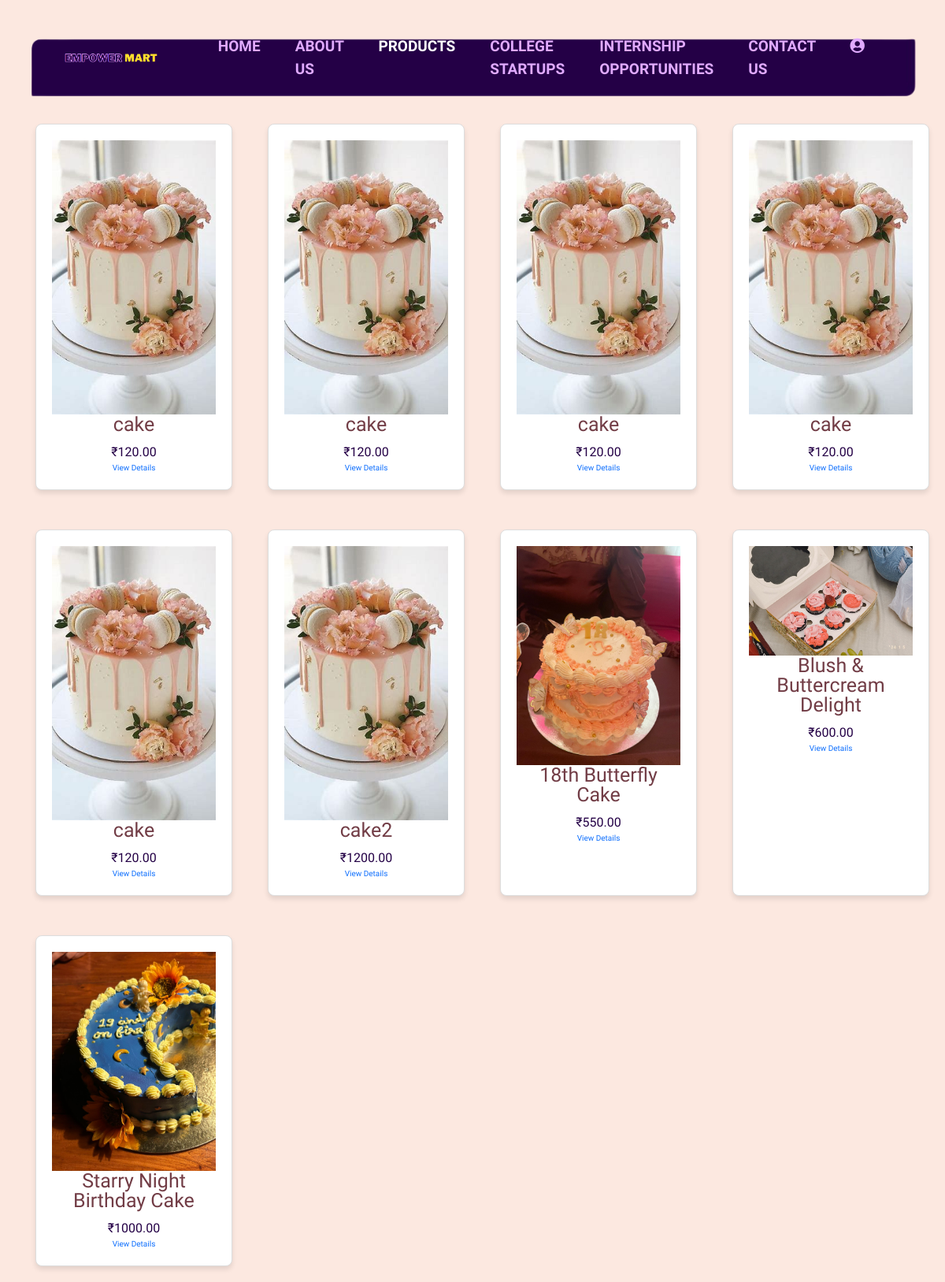
Before: /product/ (signed in) with the older database file.
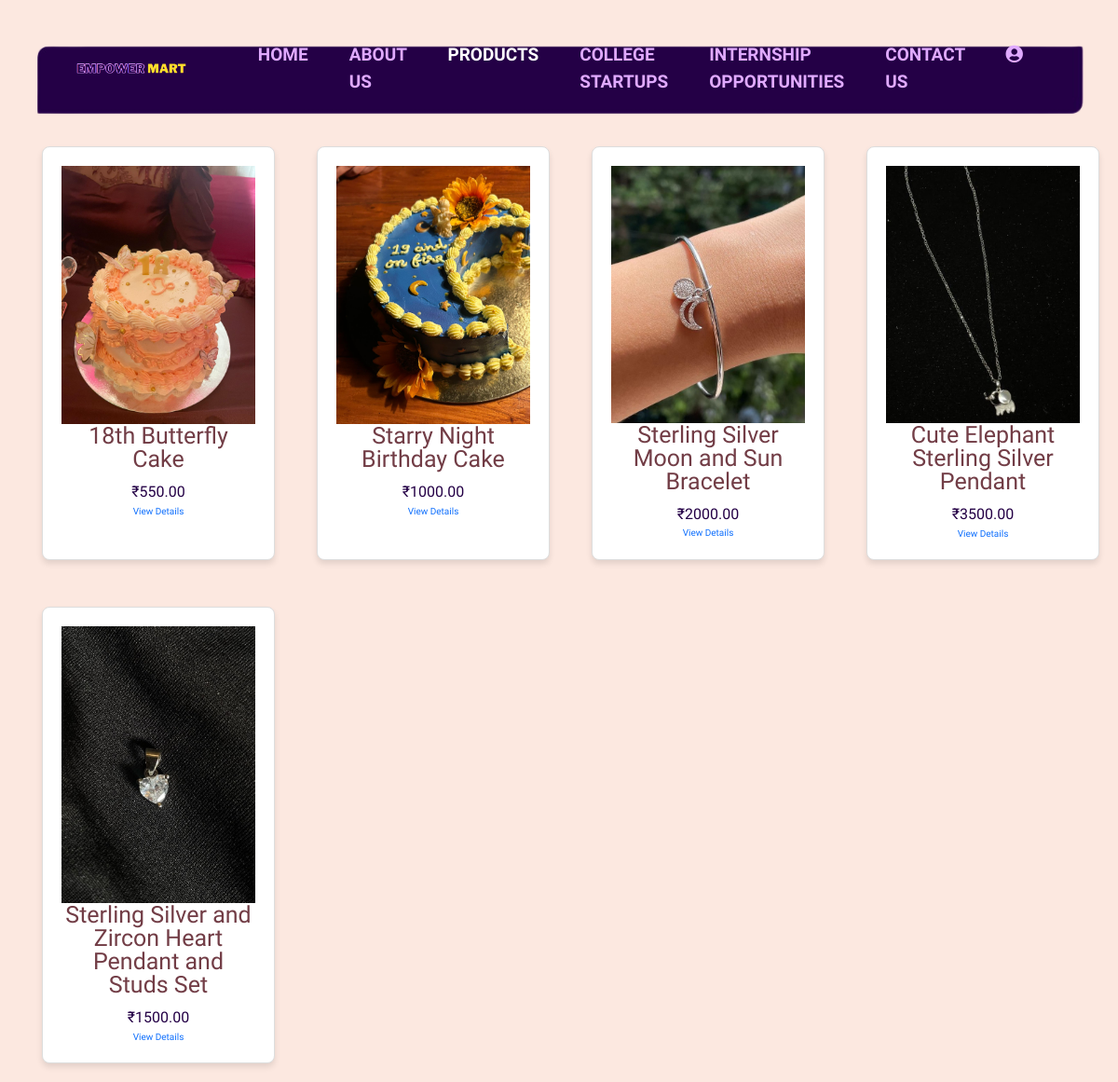
After: the same page with the newer database file.
### home/models.py (models this page shows, shortened)
class Product(models.Model):
    Product_Id = models.AutoField(primary_key=True)
    Product_name = models.CharField(max_length=200)
    Price_per_unit = models.DecimalField(max_digits=10, decimal_places=2, null=True, blank=True)
    Product_Description = models.TextField()
    Product_Image = models.ImageField(upload_to='products/')
    business_name = models.ForeignKey('user', on_delete=models.CASCADE)  # Foreign key to the user model

### home/views.py (the view)
# urls.py: path('product/', views.product_list, name='product_list'),
@login_required
def product_list(request):
    products = Product.objects.all()
    return render(request, 'product.html', {'products': products})

### templates/product.html (shortened to what this page needs)
<!DOCTYPE html>
{% load static %}
<html lang="en">
<head>
    <link rel="stylesheet" href="{% static 'css/lightbox.css' %}">
    <link href="https://cdn.jsdelivr.net/npm/bootstrap@5.1.3/dist/css/bootstrap.min.css" rel="stylesheet">
    <link rel="stylesheet" href="https://cdnjs.cloudflare.com/ajax/libs/font-awesome/5.15.4/css/all.min.css" />
    <link rel="stylesheet" type="text/css" href="{% static 'css/style.css' %}">
    <link rel="stylesheet" href="{% static 'css/responsive-style.css' %}">
</head>
<body>
  <header id="full-nav">
    <div class="header">
        <nav class="navbar navbar-expand-lg">
            <a class="navbar-brand" href="#">
                <img src="{% static 'images/logo1.png' %}" alt="Logo" class='logo'>
            </a>
            <div class="collapse navbar-collapse" id="navbarNav">
                <ul class="navbar-nav mx-auto">
                    <li class="nav-item">
                        <a class="nav-link" aria-current="page" href="{% url 'home' %}">Home</a>
                    </li>
                    <li class="nav-item">
                        <a class="nav-link" href="{% url 'about' %}">About Us</a>
                    </li>
                    <li class="nav-item">
                        <a class="nav-link  active" href="#">Products</a>
                    </li>
                    <li class="nav-item">
                        <a class="nav-link" href="{% url 'startup' %}">College Startups</a>
                    </li>
                    <li class="nav-item">
                        <a class="nav-link" href="{% url 'internship' %}">Internship Opportunities</a>
                    </li>
                    <li class="nav-item">
                        <a class="nav-link" href="https://docs.google.com/forms/d/e/1FAIpQLSemODBRhASNpFRlV64wCOltSxSLDR_WBGUQKw6XmJerUi9uJQ/viewform?usp=sf_link">Contact Us</a>
                    </li>
                    <li class="nav-item">
                        <a class="nav-link" href="{% url 'login' %}" title="Login">
                            <i class="fas fa-user-circle"></i>
                        </a>
                    </li>
                </ul>
            </div>
        </nav>
    </div>
  </header>
  <body class="product_page">
    <div class="product-grid">
        {% if products %}
            {% for product in products %}
                <div class="product-card" onclick="window.location.href='{% url 'product_detail' product.Product_Id %}'">
                    <img src="{{ product.Product_Image.url }}" alt="{{ product.Product_name }}" class="product-image">
                    <div class="product-info">
                        <h4>{{ product.Product_name }}</h4>
                        <p>₹{{ product.Price_per_unit }}</p>
                        <a href="{% url 'product_detail' id=product.Product_Id %}">View Details</a>
                    </div>
                </div>
            {% empty %}
                <p>No products available at the moment.</p>
            {% endfor %}
        {% else %}
            <p>No products available at the moment.</p>
        {% endif %}
    </div>
</body>
</body>
</html>

### static/css/style.css (style rules this page uses)
*, *::before, *::after { -webkit-box-sizing: border-box; -moz-box-sizing: border-box; box-sizing: border-box; margin: 0; padding: 0; text-decoration: none; outline: none; }
:root { --bg-white: #fff; --primary-text: #240046; --secondary-color: #e0aaff; --primary-font: 'Barlow Condensed', sans-serif; --secondary-font: 'Roboto', sans-serif; --text-white: #ffffff; }
body, html { color: var(--primary-text); font-size: 10px; font-weight: 400; font-family: var(--primary-font); scroll-behavior: smooth; line-height: 1.5; overflow-x: hidden; overflow-y: auto; }
h1, h2, h3, h4, h5, h6, p { margin: 0; }
h4 { font-size: 2.5rem; font-weight: 450; line-height: 1; color:#723d46; }
p { font-size: 1.6rem; line-height: 1.6; margin-top: 1rem; color: var(--primary-text); font-family: var(--secondary-font); }
embed, iframe, img, object { max-width: 100%; height:auto; }
ul { margin: 0; padding: 0; list-style: none; }
a, a:active, a:focus, a:hover, button { text-decoration: none; outline: 0; }
li a { color: var(--text-white); }
.header { position: relative; width: 100%; top: 2rem; left: 0; z-index: 2; }
.header .navbar { width: 95%; height:100%; margin: 0 auto; padding: 2rem 5rem; background: url('../images/purple-header.png') no-repeat center center; background-size: cover; background-position: center; background-repeat: no-repeat; }
.header .navbar-brand { width:30rem; margin-top:-0.1rem; }
.header .navbar-nav .nav-link { color:var( --secondary-color); text-transform:uppercase; font-size:1.9rem; font-weight:600; padding:0.5rem 2rem; margin:0 0.2rem; font-family:var(--primary-font); }
.header .navbar-nav .nav-link:hover, .header .navbar-nav .nav-link.active { color:var(--text-white); }
.header .navbar-brand { max-width: 32rem; display: inline-block; margin-right: 1rem; }
.header .navbar-brand img { max-width: 100%; height: auto; }
.product_page { background-color:#fce8e0; }
.product_page .product-card { margin-top: 3rem; margin-left:2.5rem; background-color: white; border: 1px solid #ddd; border-radius: 8px; box-shadow: 0 4px 6px rgba(0, 0, 0, 0.1); overflow: hidden; text-align: center; width: 250px; padding: 20px; }
.product_page .product-grid { display: flex; flex-wrap: wrap; gap: 20px; justify-content: flex-start; padding: 20px; }

### static/css/responsive-style.css (style rules this page uses)
@media (max-width: 1200px) { .logo { width: 12rem; } }

Changed rows visible on the page:
removed Product: Product_Image (picture), Product_name "cake", Price_per_unit "120.00"
removed Product: Product_Image (picture), Product_name "cake", Price_per_unit "120.00"
removed Product: Product_Image (picture), Product_name "cake", Price_per_unit "120.00"
removed Product: Product_Image (picture), Product_name "cake", Price_per_unit "120.00"
removed Product: Product_Image (picture), Product_name "cake", Price_per_unit "120.00"
removed Product: Product_Image (picture), Product_name "cake2", Price_per_unit "1200.00"
removed Product: Product_Image (picture), Product_name "Blush & Buttercream Delight", Price_per_unit "600.00"
added Product: Product_Image (picture), Product_name "Sterling Silver Moon and Sun Bracelet", Price_per_unit "2000.00"
added Product: Product_Image (picture), Product_name "Cute Elephant Sterling Silver Pendant", Price_per_unit "3500.00"
added Product: Product_Image (picture), Product_name "Sterling Silver and Zircon Heart Pendant and Studs Set", Price_per_unit "1500.00"
